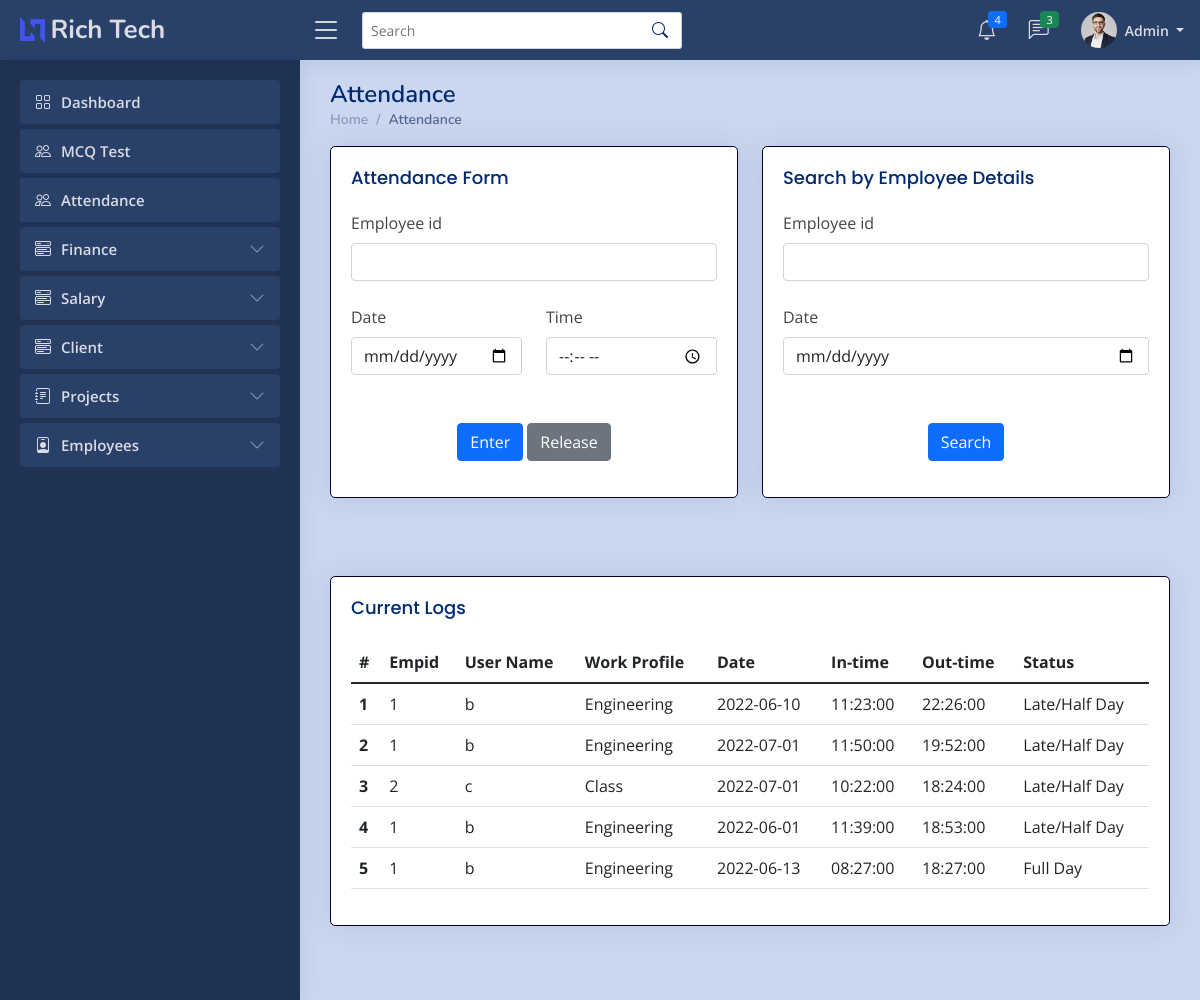
Screenshot of /admin/attendance.php (signed in) with the database file from the repository.
### tables this page shows
CREATE TABLE `attendancet` (
  `Id` int(7) NOT NULL,
  `uname` varchar(255) NOT NULL,
  `empid` varchar(255) NOT NULL,
  `ddate` date NOT NULL,
  `intime` time NOT NULL,
  `outtime` time DEFAULT NULL,
  `fullday` text DEFAULT NULL
);

CREATE TABLE `empt` (
  `Id` int(7) NOT NULL,
  `uname` varchar(255) NOT NULL,
  `empid` varchar(255) NOT NULL,
  `ename` varchar(255) NOT NULL,
  `deptname` varchar(255) NOT NULL,
  `email` varchar(255) NOT NULL,
  `mobile` varchar(14) NOT NULL,
  `dob` datetime NOT NULL,
  `eaddress` varchar(255) NOT NULL,
  `pphoto` longblob NOT NULL,
  `cv` longblob NOT NULL,
  `bio` longtext NOT NULL,
  `github` varchar(255) NOT NULL,
  `twitter` varchar(255) NOT NULL,
  `insta` varchar(255) NOT NULL,
  `linkedin` varchar(255) NOT NULL,
  `wstatus` varchar(20) NOT NULL
);

### admin/attendance.php (the view, shortened to what this page needs)
<?php
    if ($_SESSION['erole']=="admin"){
    ?>
<!DOCTYPE html>
<html lang="en">
    <head>
        <link href="../assets/vendor/bootstrap/css/bootstrap.min.css" rel="stylesheet">
        <link rel="stylesheet" href="../assets/vendor/bootstrap-icons/bootstrap-icons.css?v=<?php echo time(); ?>">
        <link href="../assets/vendor/boxicons/css/boxicons.min.css" rel="stylesheet">
        <link href="../assets/vendor/quill/quill.snow.css" rel="stylesheet">
        <link href="../assets/vendor/quill/quill.bubble.css" rel="stylesheet">
        <link href="../assets/vendor/remixicon/remixicon.css" rel="stylesheet">
        <link href="../assets/vendor/simple-datatables/style.css" rel="stylesheet">
        <link rel="stylesheet" href="../assets/css/style.css?v=<?php echo time(); ?>">
    </head>
    <body>
        <?php include 'imports/nav-admin.php'; ?>
        <main id="main" class="main">
        <div class="pagetitle">
                <h1>Attendance</h1>
                <nav>
                    <ol class="breadcrumb">
                        <li class="breadcrumb-item"><a href="index.php">Home</a></li>
                        <li class="breadcrumb-item active">Attendance</li>
                    </ol>
                </nav>
            </div>
            <div class="row">
            <div class="col-lg-6 col-md-6" style="float:left; width:50%;">
                <div class="card" >
                    <div class="card-body">
                        <h5 class="card-title">Attendance Form</h5>
                        <form class="row mb-3" method="POST" action="attendanceBackend.php">
                            <div class="col-12">
                                <label for="inputNanme4" class="form-label">Employee id</label>
                                <input type="text" class="form-control" id="empid" name="empid" required="">
                                <br />
                            </div>
                            <div class="col-md-6">
                                <label for="inputEmail4" class="form-label">Date</label>
                                <input type="date" class="form-control" id="date" name="date" placeholder="Date" required="">
                            </div>
                            <div class="col-md-6">
                                <label for="inputEmail4" class="form-label">Time</label>
                                <input type="time" class="form-control" id="time" name="time" placeholder="Time" required="">
                                <br />
                            </div>
                            <div class="text-center">
                                <br>
                                <button type="submit" name="intime" class="btn btn-primary">Enter</button>
                                <button type="submit" name="outtime" class="btn btn-secondary">Release</button>
                            </div>
                        </form>
                    </div>
                </div>
            </div>
            <div class="col-lg-6 col-md-6" style="float:right;">
                <div class="card">
                    <div class="card-body">
                        <h5 class="card-title">Search by Employee Details</h5>
                        <form class="row mb-3" action="" method="POST">
                            <div class="col-12">
                                <label for="inputNanme4" class="form-label">Employee id</label>
                                <input type="text" class="form-control" id="empid" name="empid" required="">
                                <br />
                            </div>
                            <div class="col-md-12">
                                <label for="inputEmail4" class="form-label">Date</label>
                                <input type="date" class="form-control" id="date" name="date" placeholder="Date">
                            </div>
                            <div class="text-center">
                                <button type="submit" name="searchattendance" class="btn btn-primary">Search</button>
                            </div>
                        </form>
                    </div>
                </div>
            </div>
            </div>
            <br>
            <br>
            <section class="section dashboard">
                <div class="row">
                    <div class="col-md-12">
                        <div class="card">
                            <div class="card-body">
                                <h5 class="card-title">Current Logs</h5>
                                <?php
                                    include '../imports/config.php';
                                    $conn=mysqli_connect($server_name,$username,$password,$database_name);
                                    if(isset($_POST['searchattendance']) ){
                                        $empid=$_POST['empid'];
                                        $date=$_POST['date'];
                                        if ($date !="") {
                                            $sql="SELECT * FROM attendancet WHERE empid='$empid' AND ddate='$date' ORDER BY Id DESC";
                                            $records=mysqli_query($conn,$sql);
                                        }else{
                                            $sql="SELECT * FROM attendancet WHERE empid='$empid' ORDER BY Id DESC";
                                            $records=mysqli_query($conn,$sql);
                                        }
                                        if(mysqli_num_rows($records)>0){
                                            $n=1;
                                            echo '<div class="table-responsive">';
                                            echo '<table class="table datatable">';
                                                echo '<thead class="thead-dark">';
                                                    echo '<tr>';
                                                    echo '<th scope="col">#</th>';
                                                    echo '<th scope="col">Empid</th>';
                                                    echo '<th scope="col">User Name</th>';
                                                    echo '<th scope="col">Work-Profile</th>';
                                                    echo '<th scope="col">Date</th>';
                                                    echo '<th scope="col">In-time</th>';
                                                    echo '<th scope="col">Out-time</th>';
                                                    echo '<th scope="col">Status</th>';
                                                    echo '</tr>';
                                                echo '</thead>';
                                                echo '<tbody>';
                                                while($data = mysqli_fetch_array($records)){
                                                    $empid=$data['empid'];
                                                    $ename=$data['uname'];
                                                    $ddate=$data['ddate'];
                                                    $mysql = "SELECT bio from empt where empid='$empid'";
                                                    $result2 = mysqli_query($conn, $mysql);
                                                    $row2 = mysqli_fetch_assoc($result2);
                                                    $bio = $row2['bio'];
                                                    $intime=$data['intime'];
                                                    $outtime=$data['outtime'];
                                                    if ($outtime=="") {
                                                        $outtime="Working";
                                                    }
                                                    $status=$data['fullday'];
                                                    if ($status=="True") {
                                                        $status="Full Day";
                                                    }
                                                    elseif ($status=="False" && $outtime=="Working") {
                                                        $status="";
                                                    }
                                                    else{
                                                        $status="Late/Half Day";
                                                    }
                                                    echo '<tr>
                                                            <th scope="row">'.$n.'</th>
                                                            <td>'.$empid.'</td>
                                                            <td>'.$ename.'</td>
                                                            <td>'.$bio.'</td>
                                                            <td>'.$ddate.'</td>
                                                            <td>'.$intime.'</td>
                                                            <td>'.$outtime.'</td>
                                                            <td>'.$status.'</td>
                                                            </tr>';
                                                    $n+=1;
                                                }
                                                echo '</tbody>
                                        </table>';
                                        echo '</div>';
                                        }
                                        else{
                                            echo "No data found";
                                        }
                                    }else{
                                        $sql_query = "SELECT * from attendancet ORDER BY Id DESC";
                                        $records = mysqli_query($conn, $sql_query);
                                        $n=1;
                                        echo '<div class="table-responsive">';
                                        echo '<table class="table datatable">';
                                            echo '<thead class="thead-dark">';
                                                echo '<tr>';
                                                echo '<th scope="col">#</th>';
                                                echo '<th scope="col">Empid</th>';
                                                echo '<th scope="col">User Name</th>';
                                                echo '<th scope="col">Work Profile</th>';
                                                echo '<th scope="col">Date</th>';
                                                echo '<th scope="col">In-time</th>';
                                                echo '<th scope="col">Out-time</th>';
                                                echo '<th scope="col">Status</th>';
                                                echo '</tr>';
                                            echo '</thead>';
                                            echo '<tbody>';
                                            while($data = mysqli_fetch_array($records)){
                                                $empid=$data['empid'];
                                                $ename=$data['uname'];
                                                $ddate=$data['ddate'];
                                                $mysql = "SELECT bio from empt where empid='$empid'";
                                                $result2 = mysqli_query($conn, $mysql);
                                                $row2 = mysqli_fetch_assoc($result2);
                                                $bio = $row2['bio'];
                                                $intime=$data['intime'];
                                                $outtime=$data['outtime'];
                                                $status=$data['fullday'];
                                                if ($status=="True") {
                                                    $status="Full Day";
                                                }
                                                elseif ($status=="False" && $outtime=="Working") {
                                                    $status="";
                                                }
                                                else{
                                                    $status="Late/Half Day";
                                                }
                                                echo '<tr>
                                                        <th scope="row">'.$n.'</th>
                                                        <td>'.$empid.'</td>
                                                        <td>'.$ename.'</td>
                                                        <td>'.$bio.'</td>
                                                        <td>'.$ddate.'</td>
                                                        <td>'.$intime.'</td>
                                                        <td>'.$outtime.'</td>
                                                        <td>'.$status.'</td>
                                                        </tr>';
                                                $n+=1;
                                            }
                                            echo '</tbody>
                                            </table>';
                                            echo '</div>';
                                        }
                                    ?>
                            </div>
                        </div>
                    </div>
                </div>
            </section>
        </main>
    </body>
</html>
<?php
    }
    else{
    ob_start();
    header('Location: '.'../index.php');
    ob_end_flush();
    die();
    }
    ?>

### assets/css/style.css (style rules this page uses)
:root { scroll-behavior: smooth; }
body { font-family: "Open Sans", sans-serif; background: #cbd7f0; color: #444444; }
a { color: #4154f1; text-decoration: none; }
h1, h2, h3, h4, h5, h6 { font-family: "Nunito", sans-serif; }
#main { margin-top: 60px; padding: 20px 30px; transition: all 0.3s; }
.pagetitle { margin-bottom: 10px; }
.pagetitle h1 { font-size: 24px; margin-bottom: 0; font-weight: 600; color: #012970; }
.card { margin-bottom: 30px; border-width: 1px; border-color: #000033; border-radius: 5px; box-shadow: 0px 0 30px rgba(1, 41, 112, 0.1); }
.card-title { padding: 20px 0 15px 0; font-size: 18px; font-weight: 500; color: #012970; font-family: "Poppins", sans-serif; }
.card-body { padding: 0 20px 20px 20px; }
.breadcrumb { font-size: 14px; font-family: "Nunito", sans-serif; color: #899bbd; font-weight: 600; }
.breadcrumb a { color: #899bbd; transition: 0.3s; }
.breadcrumb .breadcrumb-item::before { color: #899bbd; }
.breadcrumb .active { color: #51678f; font-weight: 600; }
@media (min-width: 1200px) { #main, #footer { margin-left: 300px; } }

### rows the page displays
attendancet: empid "1", uname "b", empt.bio "Engineering", ddate "2022-06-10", intime "11:23:00", outtime "22:26:00", status "Late/Half Day"
attendancet: empid "1", uname "b", empt.bio "Engineering", ddate "2022-07-01", intime "11:50:00", outtime "19:52:00", status "Late/Half Day"
attendancet: empid "2", uname "c", empt.bio "Class", ddate "2022-07-01", intime "10:22:00", outtime "18:24:00", status "Late/Half Day"
attendancet: empid "1", uname "b", empt.bio "Engineering", ddate "2022-06-01", intime "11:39:00", outtime "18:53:00", status "Late/Half Day"
attendancet: empid "1", uname "b", empt.bio "Engineering", ddate "2022-06-13", intime "08:27:00", outtime "18:27:00", fullday "Full Day"

### other values shown
$count "4"
